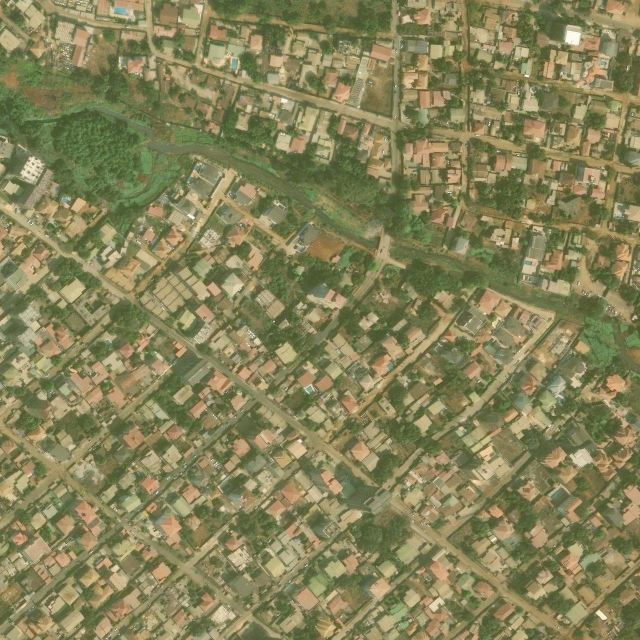
#> input picture exports/plan-installation-chantier/base_satellite_kiridi.png, 1280 x 1280 px, found by its file name (shown at 1/2 size); the run also reads 3 pictures not shown here
$ python generer_pic_modele_satellite.py
#> lines starting #> are read from the running program, lines starting #| are printed output that depends on the picture
#!/usr/bin/env python3
"""PIC style modèle — fond satellite réel Pont Kiridi + zones numérotées."""

from pathlib import Path
import numpy as np
import matplotlib.pyplot as plt
import matplotlib.patches as mpatches
from matplotlib.patches import (
    FancyBboxPatch, Rectangle, Polygon, Circle, FancyArrowPatch,
    Ellipse, Arc, Wedge
)
from matplotlib.lines import Line2D
from PIL import Image as PILImage
from pptx import Presentation
from pptx.util import Inches, Pt
from pptx.dml.color import RGBColor
from pptx.enum.shapes import MSO_AUTO_SHAPE_TYPE

OUT = Path("/workspace/exports/plan-installation-chantier")
ART = Path("/opt/cursor/artifacts/plan-installation-chantier")
OUT.mkdir(parents=True, exist_ok=True)
ART.mkdir(parents=True, exist_ok=True)

BASE = OUT / "base_satellite_kiridi.png"
NAVY = "#0A2540"
RED = "#C0392B"
YELLOW = "#F4D03F"


def icon_building(ax, x, y, s=1.0, color="#5DADE2"):
    """Petit bâtiment modulaire 3D schématique."""
    # face
    ax.add_patch(Rectangle((x, y), 2.2 * s, 1.4 * s, facecolor=color, edgecolor="#1A5276", lw=0.8, zorder=20))
    # toit
    ax.add_patch(Polygon([
        (x, y + 1.4 * s), (x + 0.5 * s, y + 1.9 * s), (x + 2.7 * s, y + 1.9 * s), (x + 2.2 * s, y + 1.4 * s)
    ], closed=True, facecolor="#2874A6", edgecolor="#1A5276", lw=0.7, zorder=21))
    # côté
    ax.add_patch(Polygon([
        (x + 2.2 * s, y), (x + 2.7 * s, y + 0.5 * s), (x + 2.7 * s, y + 1.9 * s), (x + 2.2 * s, y + 1.4 * s)
    ], closed=True, facecolor="#3498DB", edgecolor="#1A5276", lw=0.7, zorder=20))
    # fenêtres
    for dx in [0.3, 0.9, 1.5]:
        ax.add_patch(Rectangle((x + dx * s, y + 0.45 * s), 0.35 * s, 0.4 * s,
                               facecolor="#FEF9E7", edgecolor="#1A5276", lw=0.4, zorder=22))


def icon_rebar(ax, x, y, s=1.0):
    for i, dy in enumerate([0, 0.35, 0.7, 1.05]):
        ax.add_patch(Rectangle((x, y + dy * s), 2.4 * s, 0.22 * s,
                               facecolor="#7F8C8D", edgecolor="#2C3E50", lw=0.5, zorder=20))
        ax.plot([x + 0.2 * s, x + 2.2 * s], [y + (dy + 0.11) * s] * 2,
                color="#BDC3C7", lw=0.6, zorder=21)


def icon_aggregates(ax, x, y, s=1.0):
    ax.add_patch(Polygon([
        (x, y), (x + 1.2 * s, y + 1.6 * s), (x + 2.6 * s, y),
    ], closed=True, facecolor="#A569BD", edgecolor="#6C3483", lw=0.8, zorder=20))
    ax.add_patch(Polygon([
        (x + 0.8 * s, y), (x + 2.0 * s, y + 1.1 * s), (x + 3.2 * s, y),
    ], closed=True, facecolor="#BB8FCE", edgecolor="#6C3483", lw=0.7, zorder=19, alpha=0.9))


def icon_beams(ax, x, y, s=1.0):
    for i, dy in enumerate([0, 0.45, 0.9]):
        ax.add_patch(FancyBboxPatch((x + i * 0.15 * s, y + dy * s), 2.8 * s, 0.35 * s,
                                    boxstyle="round,pad=0.01,rounding_size=0.05",
                                    facecolor="#85929E", edgecolor="#2C3E50", lw=0.7, zorder=20))
    # chariot / engins
    ax.add_patch(Rectangle((x + 3.0 * s, y), 1.2 * s, 0.7 * s, facecolor="#F39C12",
                           edgecolor="#9A7D0A", lw=0.6, zorder=20))
    ax.add_patch(Circle((x + 3.25 * s, y), 0.18 * s, facecolor="#2C3E50", zorder=21))
    ax.add_patch(Circle((x + 3.95 * s, y), 0.18 * s, facecolor="#2C3E50", zorder=21))


def icon_trucks(ax, x, y, s=1.0):
    for i, dx in enumerate([0, 2.6]):
        ax.add_patch(FancyBboxPatch((x + dx * s, y), 2.2 * s, 0.9 * s,
                                    boxstyle="round,pad=0.02,rounding_size=0.1",
                                    facecolor="#E67E22", edgecolor="#A04000", lw=0.7, zorder=20))
        ax.add_patch(Rectangle((x + (dx + 0.15) * s, y + 0.9 * s), 1.1 * s, 0.55 * s,
                               facecolor="#F5B041", edgecolor="#A04000", lw=0.5, zorder=21))
        ax.add_patch(Circle((x + (dx + 0.45) * s, y), 0.22 * s, facecolor="#2C3E50", zorder=22))
        ax.add_patch(Circle((x + (dx + 1.7) * s, y), 0.22 * s, facecolor="#2C3E50", zorder=22))


def icon_spoil(ax, x, y, s=1.0):
    ax.add_patch(Polygon([
        (x, y), (x + 1.4 * s, y + 1.5 * s), (x + 3.0 * s, y)
    ], closed=True, facecolor="#A04000", edgecolor="#6E2C00", lw=0.8, zorder=20))
    ax.add_patch(Polygon([
        (x + 0.9 * s, y), (x + 2.2 * s, y + 1.0 * s), (x + 3.6 * s, y)
    ], closed=True, facecolor="#CA6F1E", edgecolor="#6E2C00", lw=0.6, zorder=19, alpha=0.85))


def icon_fuel(ax, x, y, s=1.0):
    ax.add_patch(Ellipse((x + 0.9 * s, y + 0.7 * s), 1.8 * s, 1.4 * s,
                         facecolor="#E74C3C", edgecolor="#922B21", lw=0.8, zorder=20))
    ax.add_patch(Rectangle((x + 0.7 * s, y + 1.3 * s), 0.4 * s, 0.35 * s,
                           facecolor="#922B21", zorder=21))
    ax.text(x + 0.9 * s, y + 0.65 * s, "FUEL", fontsize=6 * s, ha="center", va="center",
            color="white", fontweight="bold", zorder=22)


def icon_generator(ax, x, y, s=1.0):
    ax.add_patch(FancyBboxPatch((x, y), 1.6 * s, 1.0 * s, boxstyle="round,pad=0.02",
                                facecolor="#566573", edgecolor="#1C2833", lw=0.7, zorder=20))
    ax.add_patch(Circle((x + 0.8 * s, y + 0.5 * s), 0.28 * s, facecolor="#F7DC6F",
                        edgecolor="#1C2833", lw=0.5, zorder=21))


def icon_assembly(ax, x, y, s=1.0):
    ax.add_patch(Circle((x, y), 1.3 * s, facecolor="#196F3D", edgecolor="white", lw=1.5, zorder=20))
    ax.plot([x - 0.7 * s, x, x + 0.7 * s, x, x - 0.7 * s],
            [y, y + 0.7 * s, y, y - 0.7 * s, y], color="white", lw=1.4, zorder=21)
    ax.plot(x, y, "o", color="white", ms=4, zorder=22)


def icon_barrier(ax, x, y, n=3):
    for i in range(n):
        xx = x + i * 0.55
        ax.add_patch(Rectangle((xx, y), 0.5, 0.35, facecolor="#E74C3C" if i % 2 == 0 else "white",
                               edgecolor="#922B21", lw=0.4, zorder=25))


def zone_box(ax, rect, color, number, title, details=None, alpha=0.35):
    x, y, w, h = rect
    ax.add_patch(FancyBboxPatch((x, y), w, h, boxstyle="round,pad=0.02,rounding_size=0.4",
                                facecolor=color, edgecolor=color, lw=2.4, alpha=alpha, zorder=10))
    # bordure pleine plus marquée
    ax.add_patch(FancyBboxPatch((x, y), w, h, boxstyle="round,pad=0.02,rounding_size=0.4",
                                fill=False, edgecolor=color, lw=2.6, zorder=11))
    # pastille numéro
    ax.add_patch(Circle((x + 0.9, y + h - 0.9), 0.75, facecolor=color, edgecolor="white",
                        lw=1.5, zorder=30))
    ax.text(x + 0.9, y + h - 0.9, str(number), color="white", ha="center", va="center",
            fontsize=11, fontweight="bold", zorder=31)
    ax.text(x + w / 2, y + h - 0.85, title, ha="center", va="center", fontsize=8,
            fontweight="bold", color="#1C2833", zorder=31,
            bbox=dict(boxstyle="round,pad=0.15", facecolor="white", edgecolor="none", alpha=0.85))
    if details:
        ax.text(x + w / 2, y + 1.1, details, ha="center", va="bottom", fontsize=6.5,
                color="#1C2833", zorder=31,
                bbox=dict(boxstyle="round,pad=0.12", facecolor="white", edgecolor="none", alpha=0.8))


def draw_arrow_path(ax, pts, color=YELLOW, lw=3.5):
    xs, ys = zip(*pts)
    ax.plot(xs, ys, color="#B7950B", lw=lw + 1.5, solid_capstyle="round", zorder=18)
    ax.plot(xs, ys, color=color, lw=lw, solid_capstyle="round", zorder=19)
    for i in range(len(pts) - 1):
        ax.annotate("", xy=pts[i + 1], xytext=pts[i],
                    arrowprops=dict(arrowstyle="->", color="#9A7D0A", lw=1.8),
                    zorder=20)


def fig_pic_modele():
    img = PILImage.open(BASE).convert("RGB")
#> img is the input picture: PIL image 1280x1280 RGB; mean R, G, B 133.5, 130.3, 89.2
    W, H = img.size  # 1280x1280

    fig, ax = plt.subplots(figsize=(16, 14), dpi=200)
    ax.imshow(img, extent=[0, 100, 0, 100], origin="upper")
    ax.set_xlim(0, 100)
    ax.set_ylim(0, 100)
    ax.set_aspect("equal")
    ax.axis("off")

    # --- Emprise / limite chantier (rouge tirets) ---
    # Adaptée au site : autour du franchissement + parcelles libres proches
    limite = [
        (48, 38), (72, 38), (78, 48), (82, 58), (78, 68),
        (70, 74), (52, 74), (44, 66), (42, 52), (48, 38),
    ]
    # Plusieurs îlots comme sur le modèle
    limite2 = [(28, 42), (42, 42), (42, 58), (28, 58)]
    limite3 = [(74, 30), (90, 30), (90, 46), (74, 46)]
    for poly in [limite, limite2, limite3]:
        xs, ys = zip(*poly)
        ax.plot(list(xs) + [xs[0]], list(ys) + [ys[0]], color=RED, lw=2.2, ls="--", zorder=12)

    # Zone pont en construction
    ax.add_patch(FancyBboxPatch((54, 52), 16, 8, boxstyle="round,pad=0.05,rounding_size=0.3",
                                facecolor="#E74C3C", edgecolor=RED, lw=2.5, alpha=0.28, zorder=9))
    ax.text(62, 56, "ZONE DE CHANTIER\nPONT EN CONSTRUCTION\nL = 62,80 m",
            ha="center", va="center", fontsize=7.5, fontweight="bold", color=RED, zorder=32,
            bbox=dict(boxstyle="round,pad=0.2", facecolor="white", edgecolor=RED, lw=1.2, alpha=0.92))

    # Sens d'écoulement (rivière ~ Ouest → Est sur l'image)
    ax.annotate("", xy=(78, 64), xytext=(48, 66),
                arrowprops=dict(arrowstyle="->", color="#2980B9", lw=2.8), zorder=15)
    ax.text(62, 68.5, "Sens d'écoulement", fontsize=8, color="#1A5276",
            fontweight="bold", ha="center",
            bbox=dict(boxstyle="round,pad=0.15", facecolor="white", alpha=0.85), zorder=32)

    # ========== ZONES 1–9 (style modèle) ==========
    # 1 Base vie — parcelle ouest du franchissement
    zone_box(ax, (28.5, 44, 12.5, 13), "#5DADE2", 1, "Base vie",
             "Bureau • Vestiaires\nSanitaires • Réfectoire", alpha=0.40)
    icon_building(ax, 31.5, 46.5, s=1.15)

    # 2 Magasin stockage
    zone_box(ax, (29, 30, 13, 10.5), "#F7DC6F", 2, "Magasin de stockage",
             "Ciment • Acier\nCoffrages • Bois", alpha=0.42)
    icon_building(ax, 32, 32, s=1.0, color="#F4D03F")

    # 3 Aire de ferraillage
    zone_box(ax, (44, 30, 12, 9), "#82E0AA", 3, "Aire de ferraillage",
             "Coupe / façonnage HA", alpha=0.40)
    icon_rebar(ax, 46.5, 32.2, s=1.1)

    # 4 Stockage agrégats
    zone_box(ax, (58, 28, 11.5, 9.5), "#BB8FCE", 4, "Stockage agrégats",
             "Sable • Graviers", alpha=0.40)
    icon_aggregates(ax, 60.5, 29.5, s=1.1)

    # 5 Aire de préfabrication
    zone_box(ax, (74.5, 31.5, 14.5, 13), "#5DADE2", 5, "Aire de préfabrication",
             "Poutres BA • Maturation", alpha=0.38)
    icon_beams(ax, 76.5, 34, s=1.05)

    # 6 Stationnement camions
    zone_box(ax, (74.5, 48, 14, 9.5), "#E67E22", 6, "Stationnement camions",
             "Livraisons / évacuation", alpha=0.38)
    icon_trucks(ax, 76.5, 50, s=0.95)

    # 7 Dépôt des déblais
    zone_box(ax, (44, 40.5, 10, 8.5), "#A04000", 7, "Dépôt des déblais",
             "Terrassements", alpha=0.40)
    icon_spoil(ax, 45.5, 41.5, s=1.0)

    # 8 Équipements annexes
    zone_box(ax, (18, 44, 9.5, 12), "#E67E22", 8, "Équipements annexes",
             "Cuve carburant\nGroupe • Atelier", alpha=0.38)
    icon_fuel(ax, 19.5, 49.5, s=0.85)
    icon_generator(ax, 22.5, 46, s=0.9)

    # 9 Point de rassemblement
    zone_box(ax, (48, 67, 10, 6.5), "#196F3D", 9, "Point de rassemblement",
             alpha=0.40)
    icon_assembly(ax, 53, 69.2, s=1.0)

    # --- Déviation provisoire ---
    detour = [
        (50, 48), (46, 36), (55, 24), (70, 22), (84, 28), (88, 42), (82, 52)
    ]
    draw_arrow_path(ax, detour, color=YELLOW, lw=3.2)
    ax.text(66, 19.5, "Déviation provisoire", fontsize=9, fontweight="bold",
            color="#9A7D0A", ha="center",
            bbox=dict(boxstyle="round,pad=0.2", facecolor="white", edgecolor=YELLOW, lw=1.5),
            zorder=33)

    # Accès chantier (flèches jaunes tirets)
    for (a, b) in [((42, 50), (48, 54)), ((78, 46), (70, 54)), ((55, 42), (58, 50))]:
        ax.annotate("", xy=b, xytext=a,
                    arrowprops=dict(arrowstyle="->", color="#F1C40F", lw=2.0, linestyle="--"),
                    zorder=17)
    ax.text(40, 51.5, "Accès\nchantier", fontsize=6.5, color="#9A7D0A", fontweight="bold",
            ha="center", zorder=33,
            bbox=dict(boxstyle="round,pad=0.1", facecolor="white", alpha=0.85))

    # Barrières + signalisation le long de la route au pont
    for xx in np.linspace(54, 70, 6):
        icon_barrier(ax, xx, 51.2, n=2)
    for xx in [52, 58, 66, 72]:
        ax.plot(xx, 50.3, marker="^", color=RED, ms=8, zorder=26)
        ax.plot(xx, 50.3, marker="^", color="#F7DC6F", ms=4.5, zorder=27)

    # Directions quartiers
    ax.annotate("Vers KIPÉ", xy=(35, 55), xytext=(18, 62),
                fontsize=10, fontweight="bold", color="#9A7D0A",
                arrowprops=dict(arrowstyle="->", color=YELLOW, lw=2.5),
                bbox=dict(boxstyle="round,pad=0.25", facecolor=YELLOW, edgecolor="#9A7D0A"),
                zorder=33)
    ax.annotate("Vers NONGO", xy=(78, 58), xytext=(88, 72),
                fontsize=10, fontweight="bold", color="#9A7D0A",
                arrowprops=dict(arrowstyle="->", color=YELLOW, lw=2.5),
                bbox=dict(boxstyle="round,pad=0.25", facecolor=YELLOW, edgecolor="#9A7D0A"),
                zorder=33)

    # Flèche Nord
    ax.annotate("N", xy=(93, 92), xytext=(93, 84),
                fontsize=14, fontweight="bold", ha="center", color="white",
                arrowprops=dict(arrowstyle="->", color="white", lw=2.5),
                bbox=dict(boxstyle="circle,pad=0.3", facecolor=NAVY, edgecolor="white"),
                zorder=40)

    # Échelle graphique (~ au zoom 18, 5 tiles ≈ zone locale)
    # Approximation : à z18, 1 tile ≈ 150m near equator? Actually at lat 9.6:
    # resolution ≈ 156543 * cos(lat) / 2^z meters/pixel
    # 156543*cos(9.6°)/262144 ≈ 0.59 m/px ; 1280 px ≈ 755 m → 100 units ≈ 755 m → 50 m ≈ 6.6 units
    ax.plot([78, 84.6], [8, 8], color="white", lw=5, zorder=40)
    ax.plot([78, 84.6], [8, 8], color=NAVY, lw=2.5, zorder=41)
    ax.plot([78, 78], [7.3, 8.7], color=NAVY, lw=2, zorder=41)
    ax.plot([84.6, 84.6], [7.3, 8.7], color=NAVY, lw=2, zorder=41)
    ax.text(81.3, 6.2, "0          50 m", fontsize=8, ha="center", color="white",
            fontweight="bold",
            bbox=dict(boxstyle="round,pad=0.15", facecolor=NAVY, alpha=0.85), zorder=42)

    # === BANDEAU TITRE (haut) ===
    ax.add_patch(Rectangle((0, 94.5), 100, 5.5, facecolor=NAVY, edgecolor="none", zorder=50, alpha=0.92))
    ax.text(50, 97.8, "PLAN D'INSTALLATION DU CHANTIER", fontsize=16,
            ha="center", va="center", color="white", fontweight="bold", zorder=51)
    ax.text(50, 95.7,
            "PROJET : CONCEPTION ET DIMENSIONNEMENT D'UN PONT EN BÉTON ARMÉ  —  "
            "PONT KIRIDI ENTRE KIPÉ ET NONGO",
            fontsize=8, ha="center", va="center", color="#F7DC6F", zorder=51)

    # === LÉGENDE (bas droite) ===
    ax.add_patch(FancyBboxPatch((68, 10.5), 30.5, 28, boxstyle="round,pad=0.2,rounding_size=0.5",
                                facecolor="white", edgecolor=NAVY, lw=1.5, alpha=0.93, zorder=45))
    ax.text(83.25, 37, "LÉGENDE", fontsize=10, ha="center", fontweight="bold", color=NAVY, zorder=46)
    legend_items = [
        (1, "#5DADE2", "Base vie"),
        (2, "#F7DC6F", "Magasin de stockage"),
        (3, "#82E0AA", "Aire de ferraillage"),
        (4, "#BB8FCE", "Stockage agrégats"),
        (5, "#5DADE2", "Aire de préfabrication"),
        (6, "#E67E22", "Stationnement camions"),
        (7, "#A04000", "Dépôt des déblais"),
        (8, "#E67E22", "Équipements annexes"),
        (9, "#196F3D", "Point de rassemblement"),
    ]
    for i, (n, c, lab) in enumerate(legend_items):
        yy = 34.5 - i * 2.15
        ax.add_patch(Circle((70.2, yy), 0.7, facecolor=c, edgecolor=NAVY, lw=0.8, zorder=46))
        ax.text(70.2, yy, str(n), ha="center", va="center", fontsize=7, color="white",
                fontweight="bold", zorder=47)
        ax.text(71.5, yy, lab, va="center", fontsize=7.5, color="#1C2833", zorder=46)

    # Symboles complémentaires
    ax.add_patch(FancyBboxPatch((68.5, 11.2), 29, 5.5, boxstyle="round,pad=0.1",
                                facecolor="#F8F9F9", edgecolor="#BFC9CA", lw=0.8, zorder=46))
    ax.plot([70, 74], [14.8, 14.8], color=RED, lw=1.8, ls="--", zorder=47)
    ax.text(74.5, 14.8, "Limite du chantier", va="center", fontsize=6.5, zorder=47)
    ax.plot([70, 74], [13.2, 13.2], color=YELLOW, lw=2.2, zorder=47)
    ax.text(74.5, 13.2, "Déviation / Accès", va="center", fontsize=6.5, zorder=47)
    ax.plot(70.5, 11.8, marker="^", color=RED, ms=7, zorder=47)
    ax.text(74.5, 11.8, "Signalisation / Barrières", va="center", fontsize=6.5, zorder=47)

    # Notes bas gauche
    ax.add_patch(FancyBboxPatch((1.5, 1.5), 48, 7.5, boxstyle="round,pad=0.2",
                                facecolor="white", edgecolor=NAVY, lw=1.2, alpha=0.92, zorder=45))
    ax.text(25.5, 7.2, "NOTES", fontsize=8, ha="center", fontweight="bold", color=NAVY, zorder=46)
    ax.text(25.5, 4.2,
            "• Installations conformes aux règles de sécurité chantier (balisage, HSE).\n"
            "• Implantation adaptée au tissu urbain dense Kipé / Nongo et aux emprises disponibles.\n"
            "• Localisation : ≈ 9°36'41.6″ N – 13°38'11.3″ O  |  Alt. ≈ 3 m  |  Ratoma, Conakry.\n"
            "• Mamady KABA & T.I.H. Diallo  —  Enc. M. Fodé Bangaly Keita.",
            fontsize=6.5, ha="center", va="center", color="#2C3E50", zorder=46)

    fig.tight_layout(pad=0.1)
    path = OUT / "06_PIC_modele_satellite_Kiridi.png"
    fig.savefig(path, dpi=220, bbox_inches="tight", facecolor="white", pad_inches=0.05)
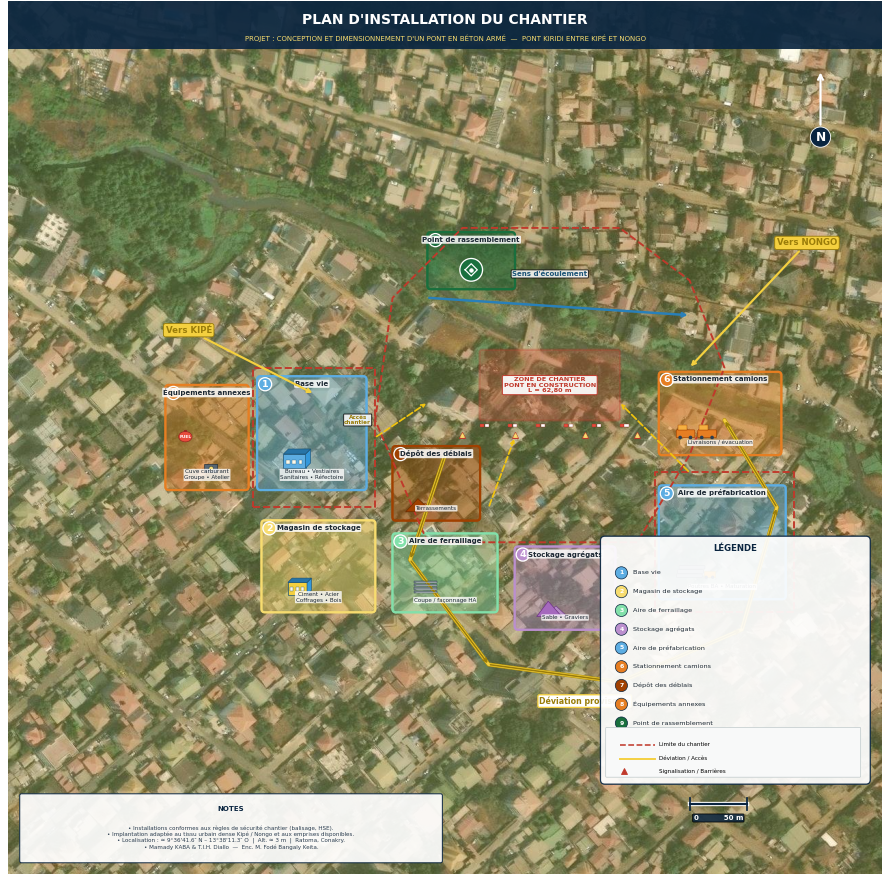
#> figure drawn by matplotlib, 1 panel
    plt.close(fig)
    return path


def build_deliverables(main_png):
    # PDF single + multi with previous plates if useful
    pdf = Path("/workspace/exports/Plan_Installation_Chantier_Pont_Kiridi.pdf")
    extras = [
        OUT / "04_localisation_Pont_Kiridi.png",
        OUT / "02_organisation_moyens.png",
        OUT / "03_phasage_installation.png",
        OUT / "05_principe_implantation_rives.png",
    ]
    imgs = [PILImage.open(main_png).convert("RGB")]
    for p in extras:
        if p.exists():
            imgs.append(PILImage.open(p).convert("RGB"))
#> this loop made 4 passes
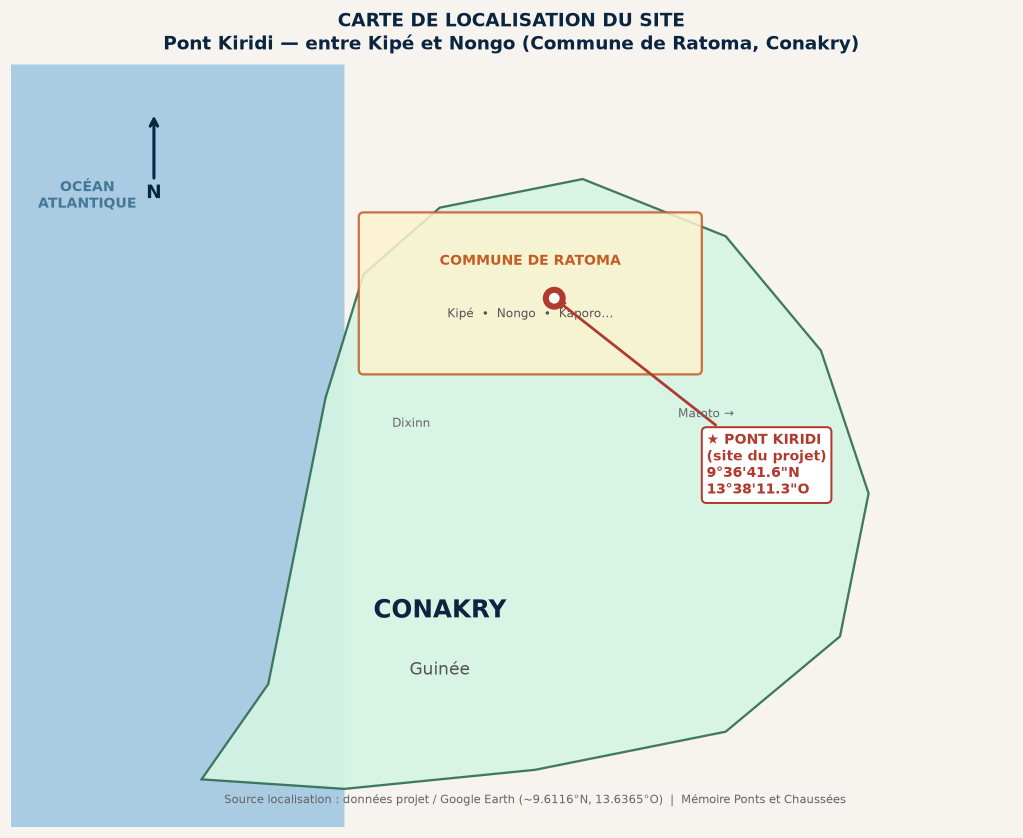
#> input picture exports/plan-installation-chantier/04_localisation_Pont_Kiridi.png, 2045 x 1676 px, found by its file name (shown at 1/2 size)
#> after the loop, imgs = 5 items
    imgs[0].save(pdf, save_all=True, append_images=imgs[1:], resolution=200)
#> (the rest of the program and of its run is left out)
